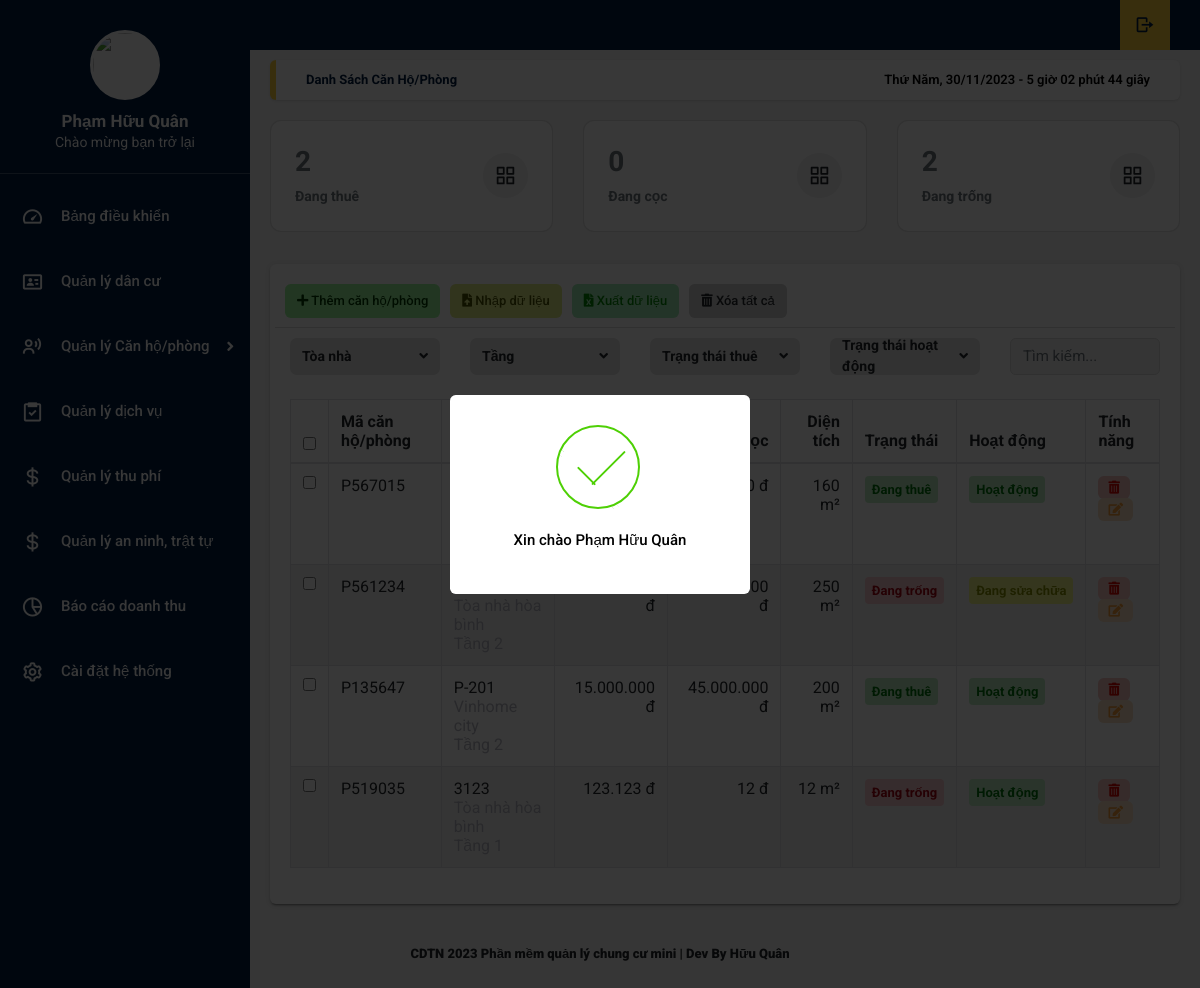
Screenshot of /home.php?title=canho_phong (signed in) with the database file from the repository.
### tables this page shows
CREATE TABLE `tb_canho_phong` (
  `id_canho_phong` int(11) NOT NULL,
  `ten_canho_phong` varchar(50) NOT NULL,
  `ma_canho_phong` varchar(50) NOT NULL,
  `id_toanha` int(11) DEFAULT NULL,
  `so_nguoi_o` int(11) NOT NULL,
  `tienthue_canho_phong` decimal(10,0) NOT NULL,
  `tiencoc_canho_phong` decimal(10,0) NOT NULL,
  `dientich_canho_phong` double NOT NULL,
  `trangthai_canho_phong` int(11) NOT NULL,
  `tinhtrang_canho_phong` int(11) NOT NULL,
  `id_tang` int(11) NOT NULL
);

### function.php (called while the page is built, shortened)
<?php
    function convertToVietnameseCurrency($amount) {
        $formattedAmount = number_format($amount, 0, ',', '.');
        return $formattedAmount;
    }

### doc/main/danh_sach_canho_phong.php (the view, shortened to what this page needs)
<?php
   include_once './function.php';
  $sqlcount = "SELECT COUNT(*) FROM tb_canho_phong WHERE tb_canho_phong.trangthai_canho_phong = 1;";
  $sqlcountON = "SELECT COUNT(*) FROM tb_canho_phong WHERE tb_canho_phong.trangthai_canho_phong = 2;";
  $sqlcountOFF = "SELECT COUNT(*) FROM tb_canho_phong WHERE tb_canho_phong.trangthai_canho_phong  = 0;";
  $querycount = mysqli_query($conn, $sqlcount);
  $querycountON = mysqli_query($conn, $sqlcountON);
  $querycountOFF = mysqli_query($conn, $sqlcountOFF);
  $count = mysqli_fetch_array($querycount);
  $countON = mysqli_fetch_array($querycountON);
  $countOFF = mysqli_fetch_array($querycountOFF);
?>
<main class="app-content">
<div class="app-title">
      <ul class="app-breadcrumb breadcrumb side">
        <li class="breadcrumb-item active"><a href="#"><b>Danh sách căn hộ/phòng</a></li>
      </ul>
      <div id="clock"></div>
    </div>
<div data-v-6ea5fee4="" class="row match-height">
  <div data-v-6ea5fee4="" class="col-md-4 col-lg-4 col-6">
    <div data-v-6ea5fee4="" class="card">
      <div class="card-body d-flex justify-content-between align-items-center">
        <div class="truncate">
          <h2 class="mb-25 font-weight-bolder text-secondary"> <?php echo $count['COUNT(*)'] ?> </h2>
          <span class="text-secondary">Đang thuê</span>
        </div>
        <span class="b-avatar badge-light-secondary rounded-circle" style="width: 45px; height: 45px;">
          <span class="b-avatar-custom">
          </span>
        </span>
      </div>
    </div>
  </div>
  <div data-v-6ea5fee4="" class="col-md-4 col-lg-4 col-6">
    <div data-v-6ea5fee4="" class="card">
      <div class="card-body d-flex justify-content-between align-items-center">
        <div class="truncate">
          <h2 class="mb-25 font-weight-bolder text-secondary"> <?php echo $countON['COUNT(*)'] ?> </h2>
          <span class="text-secondary">Đang cọc</span>
        </div>
        <span class="b-avatar badge-light-secondary rounded-circle" style="width: 45px; height: 45px;">
          <span class="b-avatar-custom">
          </span>
        </span>
      </div>
    </div>
  </div>
  <div data-v-6ea5fee4="" class="col-md-4 col-lg-4 col-6">
    <div data-v-6ea5fee4="" class="card">
      <div class="card-body d-flex justify-content-between align-items-center">
        <div class="truncate">
          <h2 class="mb-25 font-weight-bolder text-secondary"> <?php echo $countOFF['COUNT(*)'] ?> </h2>
          <span class="text-secondary">Đang trống</span>
        </div>
        <span class="b-avatar badge-light-secondary rounded-circle" style="width: 45px; height: 45px;">
          <span class="b-avatar-custom">
          </span>
        </span>
      </div>
    </div>
  </div>
</div>
    <div class="row">
      <div class="col-md-12">
        <div class="tile">
          <div class="tile-body">
            <div class="row element-button">
              <div class="col-sm-2">
              <a class="btn btn-add btn-sm" href="#" title="Thêm"><i class="fas fa-plus"></i>
                  Thêm căn hộ/phòng</a>
              </div>
              <div class="col-sm-2">
                <a class="btn btn-delete btn-sm nhap-tu-file" type="button" title="Nhập" onclick="myFunction(this)"><i
                    class="fas fa-file-upload"></i> Nhập dữ liệu</a>
              </div>
              <div class="col-sm-2">
                <a class="btn btn-excel btn-sm" href="" title="In"><i class="fas fa-file-excel"></i> Xuất dữ liệu</a>
              </div>
              <div class="col-sm-2">
                <a class="btn btn-delete btn-sm" type="button" title="Xóa" onclick="myFunction(this)"><i
                    class="fas fa-trash-alt"></i> Xóa tất cả </a>
              </div>
            </div>
            <div data-v-6ea5fee4="" class="row">
              <div data-v-6ea5fee4="" class="col">
                <div data-v-6ea5fee4="">
                  <fieldset class="form-group" id="__BVID__428">
                    <div class="table_search">
                      <div class="wrapper toannhaOptionselect">
                                        <div class="select-btn">
                                          <span>Tòa nhà</span>
                                          <i class="fas fa-angle-down"></i>
                                        </div>
                         </div>
                    </div>
                </fieldset>
                </div>
              </div>
              <div data-v-6ea5fee4="" class="col">
                <div data-v-6ea5fee4="">
                  <fieldset class="form-group" id="__BVID__434">
                    <div class="table_search">
                    <div class="wrapper tangOptionselect">
                                        <div class="select-btn">
                                          <span>Tầng</span>
                                          <i class="fas fa-angle-down"></i>
                                        </div>
                                      </div>
                    </div>
                  </fieldset>
                </div>
              </div>
              <div data-v-6ea5fee4="" class="col">
                <fieldset data-v-6ea5fee4="" class="form-group" id="__BVID__440">
                  <div class="table_search">
                  <div class="wrapper statusthueoption">
                                        <div class="select-btn">
                                          <span>Trạng thái thuê</span>
                                          <i class="fas fa-angle-down"></i>
                                        </div>
                          </div>
                  </div>
                </fieldset>
              </div>
              <div data-v-6ea5fee4="" class="col">
                <fieldset data-v-6ea5fee4="" class="form-group" id="__BVID__446">
                  <div class="table_search">
                  <div class="wrapper statushoatdongoption">
                                        <div class="select-btn">
                                          <span>Trạng thái hoạt động</span>
                                          <i class="fas fa-angle-down"></i>
                                        </div>
                          </div>
                  </div>
                </fieldset>
              </div>
              <div data-v-6ea5fee4="" class="col search-input-apartment">
                <input data-v-6ea5fee4="" type="text" placeholder="Tìm kiếm..." class="form-control">
              </div>
            </div>
            <table class="table table-hover table-bordered js-copytextarea" cellpadding="0" cellspacing="0" border="0"
              id="">
              <thead>
                      <tr>
                        <th width="10"><input type="checkbox" id="all"></th>
                        <th width="150">Mã căn hộ/phòng</th>
                        <th width="150">Tên căn hộ/phòng</th>
                        <th width="130" class="text-right">Giá thuê</th>
                        <th width="130" class="text-right">Đặt cọc</th>
                        <th width="100" class="text-right">Diện tích</th>
                        <th width="100">Trạng thái</th>
                        <th width="100">Hoạt động</th>
                        <th width="100">Tính năng</th>
                      </tr>
              </thead>
              <tbody id="tbhtml">
              <?php
                    $sql = "SELECT tb_canho_phong.*, tb_toanha.ten_toanha , tb_tang.ten_tang
                    FROM `tb_canho_phong`
                    JOIN tb_toanha ON tb_canho_phong.id_toanha = tb_toanha.id_toanha
                    JOIN tb_tang ON tb_canho_phong.id_tang = tb_tang.id_tang";
                      $query = mysqli_query($conn, $sql);
                      if(mysqli_num_rows($query) > 0){
                      while ($row = mysqli_fetch_array($query)) {
                    ?>
                <tr>
                  <td width="10"><input type="checkbox" name="check1" value="1"></td>
                  <td class="ma_phong"><?php echo $row['ma_canho_phong']; ?></td>
                  <td class="ten_can_phong">
                    <?php echo $row['ten_canho_phong']; ?>
                    <br>
                    <span class="text-muted ten_toanha"><?php echo $row['ten_toanha']; ?></span>
                    <br>
                    <span class="text-muted ten_tang">Tầng <?php echo $row['ten_tang']; ?> </span>
                  </td>
                  <td class="text-right"><?php echo convertToVietnameseCurrency($row['tienthue_canho_phong']); ?> đ</td>
                  <td class="text-right"><?php echo convertToVietnameseCurrency($row['tiencoc_canho_phong']); ?> đ</td>
                  <td class="text-right"><?php echo convertToVietnameseCurrency($row['dientich_canho_phong']); ?> m²</td>
                  <td class="trangthai_thue">
                      <?php
                          if($row['trangthai_canho_phong'] == 1){
                            echo '<span class="badge bg-success" style="font-size: 13px;"><b class="span_pending">Đang thuê</b></span>';
                          }else if($row['trangthai_canho_phong'] == 0){
                            echo '<span class="badge bg-danger" style="font-size: 13px;"><b class="span_pending">Đang trống</b></span>';
                          }else if($row['trangthai_canho_phong'] == 2){
                            echo '<span class="badge bg-primary" style="font-size: 13px;"><b class="span_pending">Sắp chuyển đi</b></span>';
                          }
                        ?>
                  </td>
                  <td class="trangthai_hoatdong">
                      <?php
                        if($row['tinhtrang_canho_phong'] == 1){
                          echo '<span class="badge bg-success" style="font-size: 13px;"><b class="span_pending">Hoạt động</b></span>';
                        }else if($row['tinhtrang_canho_phong'] == 0){
                          echo '<span class="badge bg-danger" style="font-size: 13px;"><b class="span_pending">Không hoạt động</b></span>';
                        }
                        else if($row['tinhtrang_canho_phong'] == 2){
                          echo '<span class="badge bg-warning" style="font-size: 13px;"><b class="span_pending">Đang sửa chữa</b></span>';
                        }
                      ?>
                  </td>
                  <td class="table-td-center"><button class="btn btn-primary btn-sm trash" type="button" title="Xóa"
                      onclick="myFunction(this)"><i class="fas fa-trash-alt"></i>
                    </button>
                    <button class="btn btn-primary btn-sm edit" type="button" title="Sửa" id="btn-edit"
                      data-toggle="modal" data-target="#ModalUP" data-id="<?= $row['id_canho_phong'] ?>"><i class="fas fa-edit"></i>
                    </button>
                  </td>
                </tr>
                <?php
                    }
                  }else{
                    echo '<td valign="top" colspan="10" class="dataTables_empty" style="text-align: center;">Không tìm thấy kết quả</td>';
                  }
                    ?>
              </tbody>
            </table>
          </div>
        </div>
      </div>
    </div>
</main>

### rows the page displays
tb_canho_phong: ma_canho_phong "P567015", dientich_canho_phong "160", trangthai_canho_phong "Đang thuê", tinhtrang_canho_phong "Hoạt động"
tb_canho_phong: ma_canho_phong "P561234", dientich_canho_phong "250", trangthai_canho_phong "Đang trống", tinhtrang_canho_phong "Đang sửa chữa"
tb_canho_phong: ma_canho_phong "P135647", ten_canho_phong "P-201", tienthue_canho_phong "15.000.000", tiencoc_canho_phong "45.000.000", dientich_canho_phong "200", trangthai_canho_phong "Đang thuê", tinhtrang_canho_phong "Hoạt động"
tb_canho_phong: ma_canho_phong "P519035", ten_canho_phong "3123", tienthue_canho_phong "123.123", tiencoc_canho_phong "12", dientich_canho_phong "12", trangthai_canho_phong "Đang trống", tinhtrang_canho_phong "Hoạt động"

### other values shown
$_SESSION['ten_hien_thi'] "Phạm Hữu Quân"
$count['COUNT(*)'] "2"
$countON['COUNT(*)'] "0"
$countOFF['COUNT(*)'] "2"
